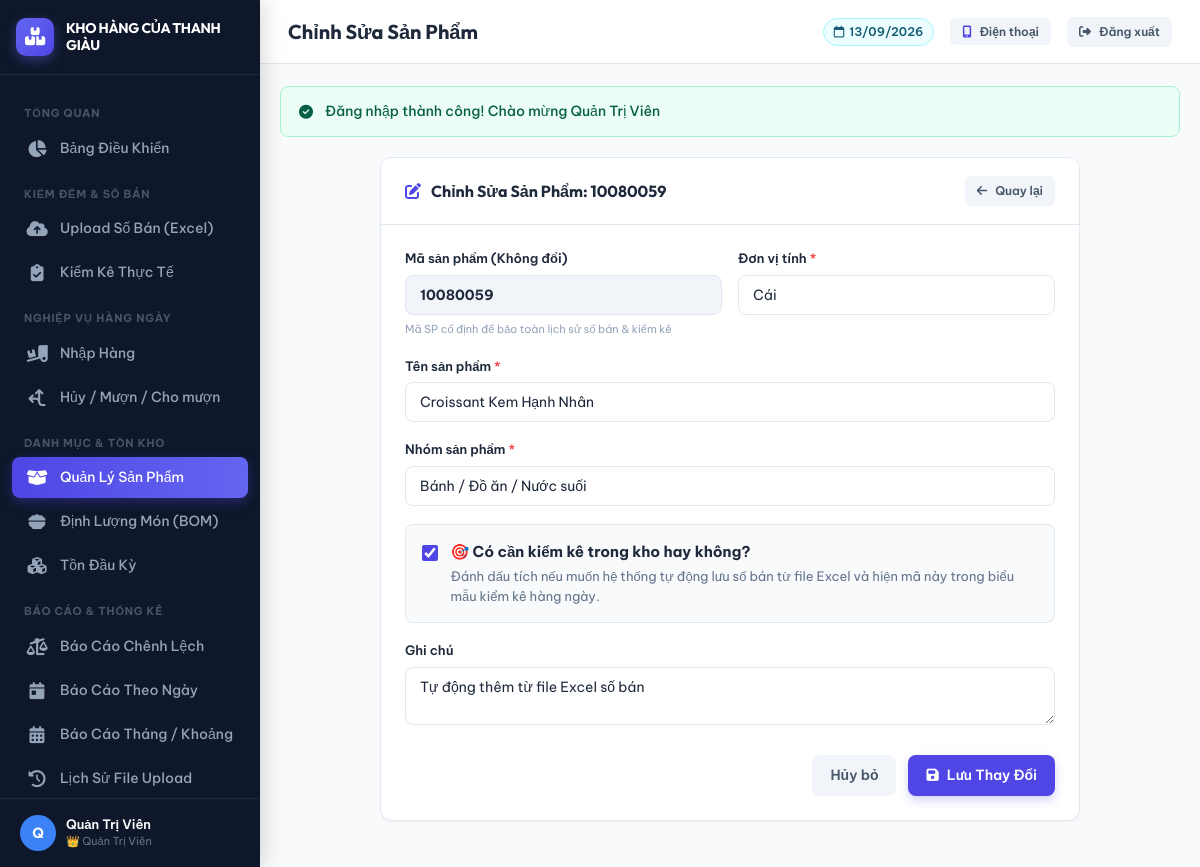
Screenshot of /sanpham/sua.php?id=152 (signed in) with the database file from the repository.
### tables this page shows
CREATE TABLE `san_pham` (
  `id` int(11) NOT NULL AUTO_INCREMENT,
  `ma_sp` varchar(50) NOT NULL,
  `ten_sp` varchar(255) NOT NULL,
  `nhom_sp` varchar(100) NOT NULL COMMENT 'B??nh, ????? ??n, N?????c su???i, ????? u???ng pha ch???...',
  `don_vi_tinh` varchar(50) NOT NULL DEFAULT 'C??i',
  `can_kiem_ke` tinyint(1) NOT NULL DEFAULT 1 COMMENT '1: C???n ki???m k??, 0: B??? qua khi ki???m k??',
  `trang_thai` tinyint(1) NOT NULL DEFAULT 1 COMMENT '1: Ho???t ?????ng, 0: ???? x??a m???m',
  `ghi_chu` text DEFAULT NULL,
  `created_at` datetime NOT NULL DEFAULT current_timestamp(),
  `updated_at` datetime DEFAULT NULL ON UPDATE current_timestamp(),
  PRIMARY KEY (`id`),
  UNIQUE KEY `ma_sp` (`ma_sp`),
  KEY `idx_ma_sp` (`ma_sp`),
  KEY `idx_can_kiem_ke` (`can_kiem_ke`),
  KEY `idx_trang_thai` (`trang_thai`)
);

### sanpham/sua.php (the view, shortened to what this page needs)
<?php
$db = getDB();
$id = (int)($_GET['id'] ?? 0);
$stmt = $db->prepare("SELECT * FROM san_pham WHERE id = :id LIMIT 1");
$stmt->execute(['id' => $id]);
$sanPham = $stmt->fetch();
include __DIR__ . '/../includes/header.php';
?>
<div style="max-width: 700px; margin: 0 auto;">
    <div class="card">
        <div class="card-header">
            <h2 class="card-title">
                <i class="fa-solid fa-pen-to-square" style="color: var(--primary);"></i>
                Chỉnh Sửa Sản Phẩm: <?= htmlspecialchars($sanPham['ma_sp']) ?>
            </h2>
            <a href="<?= BASE_URL ?>/sanpham/danh_sach.php" class="btn btn-secondary btn-sm">
                <i class="fa-solid fa-arrow-left"></i> Quay lại
            </a>
        </div>
        <div class="card-body">
            <form method="POST" action="">
                <div style="display: grid; grid-template-columns: 1fr 1fr; gap: 16px;">
                    <div class="form-group">
                        <label class="form-label">Mã sản phẩm (Không đổi)</label>
                        <input type="text" class="form-control" value="<?= htmlspecialchars($sanPham['ma_sp']) ?>" disabled style="background: #f1f5f9; font-weight: 700;">
                        <small style="font-size: 11px; color: var(--text-muted);">Mã SP cố định để bảo toàn lịch sử số bán & kiểm kê</small>
                    </div>
                    <div class="form-group">
                        <label class="form-label" for="don_vi_tinh">Đơn vị tính <span style="color: var(--danger);">*</span></label>
                        <input type="text" id="don_vi_tinh" name="don_vi_tinh" class="form-control" required value="<?= htmlspecialchars($_POST['don_vi_tinh'] ?? $sanPham['don_vi_tinh']) ?>">
                    </div>
                </div>
                <div class="form-group">
                    <label class="form-label" for="ten_sp">Tên sản phẩm <span style="color: var(--danger);">*</span></label>
                    <input type="text" id="ten_sp" name="ten_sp" class="form-control" required value="<?= htmlspecialchars($_POST['ten_sp'] ?? $sanPham['ten_sp']) ?>">
                </div>
                <div class="form-group">
                    <label class="form-label" for="nhom_sp">Nhóm sản phẩm <span style="color: var(--danger);">*</span></label>
                    <input type="text" id="nhom_sp" name="nhom_sp" class="form-control" required value="<?= htmlspecialchars($_POST['nhom_sp'] ?? $sanPham['nhom_sp']) ?>">
                </div>
                <div class="form-group" style="background: var(--bg-main); border: 1px solid var(--border-color); border-radius: var(--border-radius-sm); padding: 16px; margin-top: 10px;">
                    <label style="display: flex; align-items: flex-start; gap: 12px; cursor: pointer;">
                        <input type="checkbox" name="can_kiem_ke" value="1" <?= (isset($_POST['can_kiem_ke']) ? $_POST['can_kiem_ke'] : $sanPham['can_kiem_ke']) == 1 ? 'checked' : '' ?> style="width: 20px; height: 20px; margin-top: 2px; accent-color: var(--primary);">
                        <div>
                            <div style="font-weight: 700; color: var(--text-primary); font-size: 15px;">
                                🎯 Có cần kiểm kê trong kho hay không?
                            </div>
                            <div style="font-size: 13px; color: var(--text-secondary); margin-top: 4px;">
                                Đánh dấu tích nếu muốn hệ thống tự động lưu số bán từ file Excel và hiện mã này trong biểu mẫu kiểm kê hàng ngày.
                            </div>
                        </div>
                    </label>
                </div>
                <div class="form-group">
                    <label class="form-label" for="ghi_chu">Ghi chú</label>
                    <textarea id="ghi_chu" name="ghi_chu" class="form-control" rows="2"><?= htmlspecialchars($_POST['ghi_chu'] ?? $sanPham['ghi_chu']) ?></textarea>
                </div>
                <div style="display: flex; justify-content: flex-end; gap: 12px; margin-top: 24px;">
                    <a href="<?= BASE_URL ?>/sanpham/danh_sach.php" class="btn btn-secondary">Hủy bỏ</a>
                    <button type="submit" class="btn btn-primary">
                        <i class="fa-solid fa-floppy-disk"></i> Lưu Thay Đổi
                    </button>
                </div>
            </form>
        </div>
    </div>
</div>
<?php include __DIR__ . '/../includes/footer.php'; ?>

### assets/css/style.css (style rules this page uses)
:root { --primary: #4f46e5; --primary-hover: #4338ca; --primary-light: #eef2ff; --secondary: #64748b; --success: #10b981; --success-light: #ecfdf5; --danger: #ef4444; --danger-light: #fef2f2; --warning: #f59e0b; --warning-light: #fffbeb; --info: #06b6d4; --info-light: #ecfeff; --bg-main: #f8fafc; --bg-card: #ffffff; --bg-sidebar: #0f172a; --sidebar-text: #94a3b8; --sidebar-active: #ffffff; --text-primary: #1e293b; --text-secondary: #64748b; --text-muted: #94a3b8; --border-color: #e2e8f0; --border-radius-sm: 8px; --border-radius: 12px; --border-radius-lg: 16px; --shadow-sm: 0 1px 2px 0 rgba(0, 0, 0, 0.05); --shadow: 0 4px 6px -1px rgba(0, 0, 0, 0.07), 0 2px 4px -2px rgba(0, 0, 0, 0.05); --shadow-md: 0 10px 15px -3px rgba(0, 0, 0, 0.08), 0 4px 6px -4px rgba(0, 0, 0, 0.03); --shadow-lg: 0 20px 25px -5px rgba(0, 0, 0, 0.1), 0 8px 10px -6px rgba(0, 0, 0, 0.05); --font-main: 'Be Vietnam Pro', sans-serif; --font-heading: 'Outfit', 'Be Vietnam Pro', sans-serif; }
* { box-sizing: border-box; margin: 0; padding: 0; }
body { font-family: var(--font-main); background-color: var(--bg-main); color: var(--text-primary); line-height: 1.5; -webkit-font-smoothing: antialiased; }
a { color: var(--primary); text-decoration: none; transition: all 0.2s ease; }
.card { background: var(--bg-card); border: 1px solid var(--border-color); border-radius: var(--border-radius); box-shadow: var(--shadow-sm); margin-bottom: 24px; overflow: hidden; transition: transform 0.2s, box-shadow 0.2s; }
.card-header { padding: 18px 24px; border-bottom: 1px solid var(--border-color); display: flex; align-items: center; justify-content: space-between; background-color: #ffffff; }
.card-title { font-family: var(--font-heading); font-size: 16px; font-weight: 700; color: var(--text-primary); display: flex; align-items: center; gap: 10px; }
.card-body { padding: 24px; }
.btn { display: inline-flex; align-items: center; justify-content: center; gap: 8px; padding: 10px 18px; border-radius: var(--border-radius-sm); font-weight: 600; font-size: 14px; border: none; cursor: pointer; transition: all 0.2s ease; text-decoration: none; font-family: var(--font-main); }
.btn-primary { background-color: var(--primary); color: #fff; box-shadow: 0 4px 10px rgba(79, 70, 229, 0.25); }
.btn-secondary { background-color: #f1f5f9; color: #475569; }
.btn-sm { padding: 6px 12px; font-size: 12px; border-radius: 6px; }
.form-group { margin-bottom: 18px; }
.form-label { display: block; margin-bottom: 6px; font-weight: 600; font-size: 13px; color: var(--text-primary); }
.form-control { width: 100%; padding: 10px 14px; border: 1px solid var(--border-color); border-radius: var(--border-radius-sm); font-family: var(--font-main); font-size: 14px; background-color: #ffffff; color: var(--text-primary); transition: all 0.2s ease; }

### rows the page displays
san_pham: ma_sp "10080059", don_vi_tinh "Cái", ten_sp "Croissant Kem Hạnh Nhân", nhom_sp "Bánh / Đồ ăn / Nước suối", can_kiem_ke "☑", ghi_chu "Tự động thêm từ file Excel số bán"

### other values shown
$user['ho_ten'] "Quản Trị Viên"
$pageTitle "Chỉnh Sửa Sản Phẩm"
$flash['message'] "Đăng nhập thành công! Chào mừng Quản Trị Viên"
